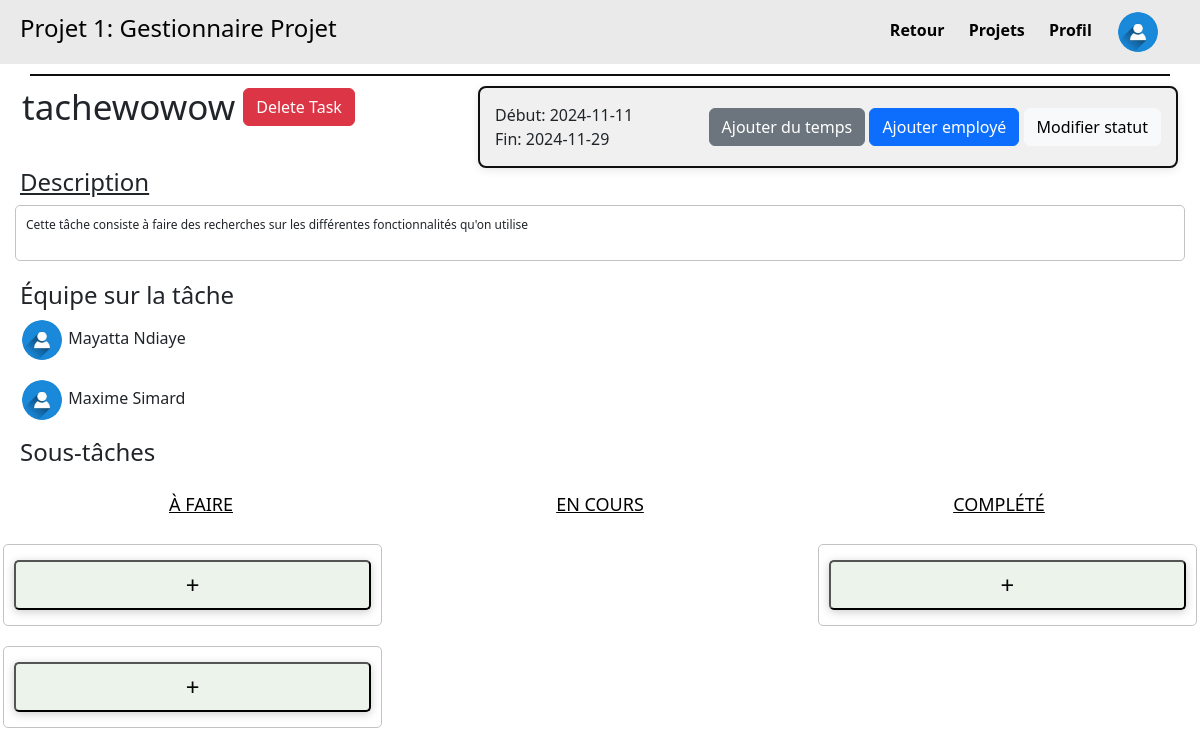
/projet/1/tache/9, run on an earlier commit of the app's database.
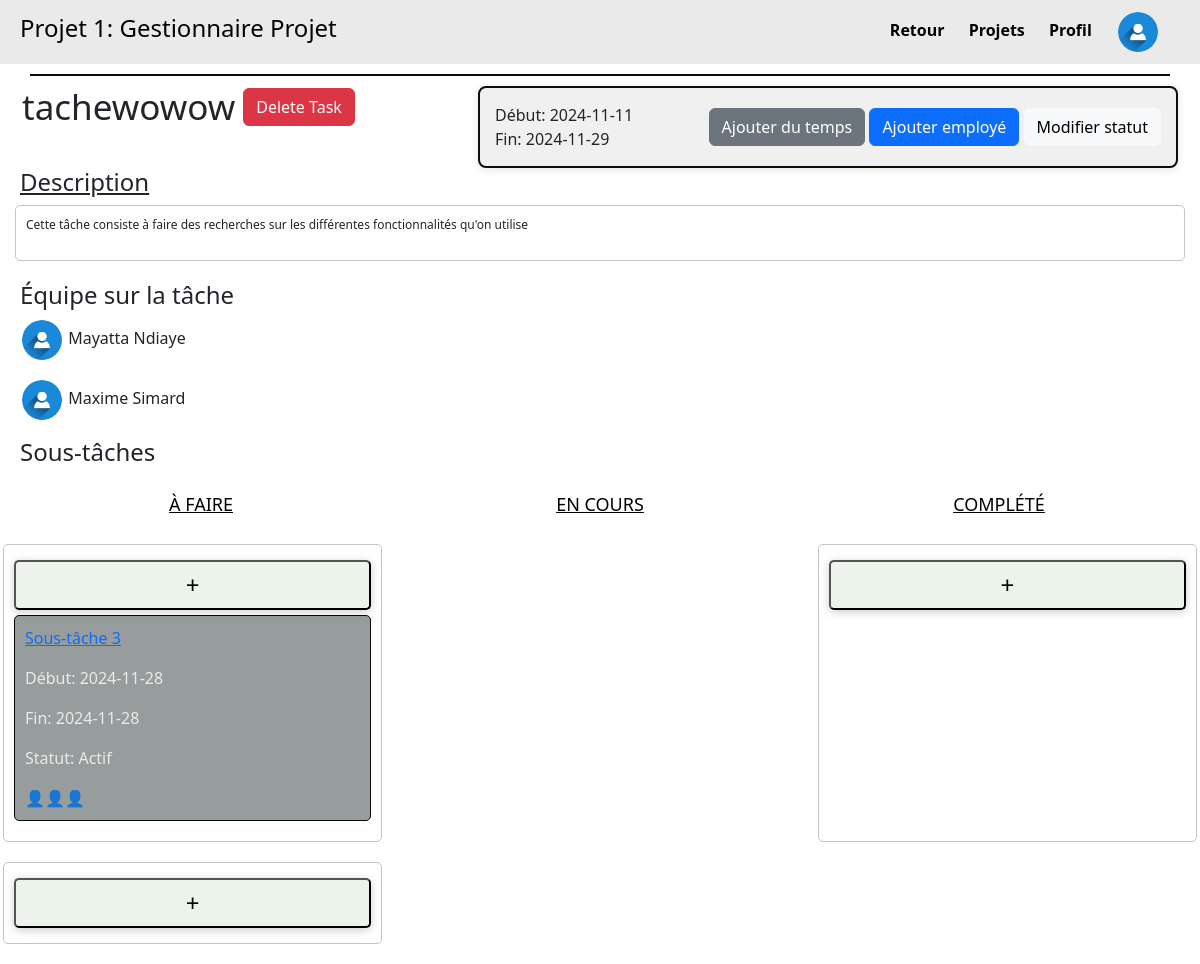
And on a later commit of the database.
### tables this page shows
CREATE TABLE Projet_proj (
    proj_id INTEGER PRIMARY KEY,
    proj_clnt_id INTEGER NOT NULL,
    proj_etat_etat INTEGER NOT NULL,
    proj_emp_id INTEGER NOT NULL,
    proj_nom TEXT NOT NULL,
    proj_dateDebut DATE,
    proj_dateFin DATE,
    proj_isTemplate BOOLEAN,
    FOREIGN KEY (proj_clnt_id) REFERENCES Client_clnt(clnt_id),
    FOREIGN KEY (proj_etat_etat) REFERENCES Etat_etat(etat_id),
    FOREIGN KEY (proj_emp_id) REFERENCES Employee_emp(emp_id)
);

CREATE TABLE Tache_tch (
    tch_id INTEGER PRIMARY KEY,
    tch_proj_id INTEGER NOT NULL,
    tch_etat_etat INTEGER NOT NULL,
    tch_parent INTEGER,
    tch_nom TEXT NOT NULL,
    tch_dateDebut DATE,
    tch_dateFin DATE,
    FOREIGN KEY (tch_proj_id) REFERENCES Projet_proj(proj_id),
    FOREIGN KEY (tch_etat_etat) REFERENCES Etat_etat(etat_id),
    FOREIGN KEY (tch_parent) REFERENCES Tache_tch(tch_id)
);

CREATE TABLE Etat_etat (
    etat_id INTEGER PRIMARY KEY,
    etat_nom TEXT NOT NULL
);

### main.py (the view)
@app.route('/projet/<int:proj_id>/tache/<int:task_id>', methods=['GET', 'POST'])
def tache(proj_id, task_id):
    projet = get_projet_by_id(proj_id)
    if projet is None:
        return "Project not found", 404  # Or render a custom 404 page
    tache = get_tache_by_id(task_id)
    if tache is None:
        return "Task not found", 404  # Or render a custom 404 page
    sousTaches = get_soustaches_by_tache(task_id)
    print("Taches data:", tache)  # Debug print to see the data structure
    return render_template('Taches.html', projet=projet, tache=tache, sousTaches = sousTaches)

### main.py (called while the page is built)
def get_soustaches_by_tache(task_id):
    conn = sqlite3.connect(DB)  # Connect to the database
    cursor = conn.cursor()
    query = """
    SELECT
        Tache_tch.tch_id AS id,
        Tache_tch.tch_proj_id AS projet_id,
        Etat_etat.etat_nom AS statut,  -- Get the status name instead of its ID
        Tache_tch.tch_nom AS nom,
        Tache_tch.tch_dateDebut AS dateDebut,
        Tache_tch.tch_dateFin AS dateFin
    FROM Tache_tch
    LEFT JOIN Etat_etat ON Tache_tch.tch_etat_etat = Etat_etat.etat_id  -- Join with the Etat_etat table
    WHERE Tache_tch.tch_parent = ?
    """
    cursor.execute(query, (task_id,))
    taches = cursor.fetchall()
    conn.close()
    return taches

### templates/Taches.html (shortened to what this page needs)
<!DOCTYPE html>
<html lang="fr">
  <head>
    <link
      rel="stylesheet"
      href="{{ url_for('static', filename='css/tache.css') }}"
    />
    <link
      href="https://cdn.jsdelivr.net/npm/bootstrap@5.3.3/dist/css/bootstrap.min.css"
      rel="stylesheet"
    />
  </head>
  <body>
    <div class="header">
      <h4>{{ projet[4] }}</h4>
      <div class="menu">
        <a href="{{ url_for('projet', id=projet[0]) }}" class="highlight-link"
          >Retour</a
        >
        <a href="{{ url_for('listeProjets') }}" class="highlight-link"
          >Projets</a
        >
        <a href="{{ url_for('profil') }}" class="highlight-link">Profil</a>
        <a href="#" class="user-icon">
          <img
            src="{{ url_for('static', filename='images/icon_utiliateur.jpg') }}"
            alt="User Icon"
            width="40"
            height="40"
        /></a>
      </div>
    </div>
    <div class="divider"></div>
    <div class="container-fluid d-flex justify-content-between">
      <div class="tache-titre" style="padding-right: 20px;">
        <div class="d-flex align-items-center">
          <h4 class="mb-0 me-2" style="font-size: 35px;">{{ tache[3] }}</h4>
          <form method="POST" action="{{ url_for('delete_tache', projid=projet[0], tacheid=tache[0]) }}" class="mb-0">
            <button type="submit" class="btn btn-danger">Delete Task</button>
          </form>
        </div>
      </div>
      <div class="project-details gap-4">
        <div class="part3">
          <p>Début: {{ tache[4] }}</p>
          <p>Fin: {{ tache[5] }}</p>
        </div>
        <div class="column2">
          <button type="button" class="btn btn-secondary">
            Ajouter du temps
          </button>
          <button type="button" class="btn btn-primary">
            Ajouter employé
          </button>
          <button type="button" class="btn btn-light">
            Modifier statut
          </button>
        </div>
      </div>
    </div>
    <h4 class="description">Description</h4>
      <div class="column">
        <p style="font-size: 12px">
          Cette tâche consiste à faire des recherches sur les différentes
          fonctionnalités qu'on utilise
        </p>
      </div>
      <div class="equipe">
        <h4>Équipe sur la tâche</h4>
        {% if tache and tache['employes'] %}
          {% for employe in tache['employes'] %}
            <p>
              <a href="#" class="user-icon">
                <img src="{{ url_for('static', filename='images/icon_utiliateur.jpg') }}" alt="User Icon" width="40" height="40" />
              </a>
              {{ employe }}
            </p>
          {% endfor %}
        {% else %}
          <p>Aucun employé n'est assigné à cette tâche.</p>
        {% endif %}
      </div>
        <h4 class="equipe">Sous-tâches</h4>
        <div class="task-status">
          <h4 class="A_faire">À FAIRE</h4>
          <h4 class="en_cours">EN COURS</h4>
          <h4 class="complete">COMPLÉTÉ</h4>
        </div>
        <div class="tasks-container row">
          <div
            class="column col-12 col-md-4"
            ondrop="drop(event)"
            ondragover="allowDrop(event)"
          >
            <button class="add-button" onclick="showTaskForm()">+</button>
            {% for sousTache in sousTaches %}
            <div
              class="task"
              id="task{{ tache[0] }}"
              draggable="true"
              ondragstart="drag(event)"
            >
              <a href="{{ url_for('tache', proj_id=projet[0], task_id=sousTache[0]) }}">
                <p>{{ sousTache[3] }}</p>
              </a>
              <p>Début: {{ sousTache[4] }}</p>
              <p>Fin: {{ sousTache[5] }}</p>
              <p>Statut: {{ sousTache[2] }}</p>
              <div class="icons">👤👤👤</div>
            </div>
            {% endfor %}
          </div>
          <div
            class="column col-12 col-md-4"
            ondrop="drop(event)"
            ondragover="allowDrop(event)"
          >
            <button class="add-button" onclick="showTaskForm()">+</button>
          </div>
          <div
            class="column col-12 col-md-4"
            ondrop="drop(event)"
            ondragover="allowDrop(event)"
          >
            <button class="add-button" onclick="showTaskForm()">+</button>
          </div>
        </div>
  </body>
</html>

### static/css/tache.css (style rules this page uses)
body { font-family: Arial, sans-serif; margin: 0; padding: 0; background: #eaeaea; background-size: cover; }
.header { display: flex; justify-content: space-between; align-items: center; background-color: #eaeaea; padding: 10px 20px; color: #030303; }
.divider { width: 95%; height: 2px; background-color: #0c0e0c; margin: 10px auto; }
h4.description { text-decoration: underline; margin-left: 20px; }
.tache-titre { text-align: left; margin-left: 10px; }
.add-button { width: 100%; height: 50px; background-color: #ebf3eb; color: rgb(7, 6, 6); font-size: 24px; border-radius: 5px; cursor: pointer; margin-top: 5px; box-shadow: 0 2px 10px rgba(0, 0, 0, 0.2); margin-bottom: 5px; }
.part1, .part2, .part3 { display: flex; flex-direction: column; }
.part1 p, .part2 p, .part3 p { margin: 0; }
.highlight-link { position: relative; text-decoration: none; color: #a80c67; padding: 5px 0; }
.menu a { margin-right: 20px; text-decoration: none; color: #020202; font-weight: bold; }
.user-icon { display: inline-block; font-size: 20px; border: 2px solid transparent; background-color: transparent; border-radius: 50%; margin-top: auto; vertical-align: middle; border-radius: 100%; overflow: hidden; margin: 0; padding: 0; }
.project-details { top: 20px; right: 20px; width: 100%; margin-right: 10px; max-width: 700px; background-color: #f0f0f0; border: 2px solid #0f0f0f; border-radius: 8px; padding: 15px; box-shadow: 0 2px 10px rgba(3, 3, 3, 0.1); display: flex; justify-content: space-between; align-items: center; }
.column { width: 100%; background-color: transparent; padding: 1px; border: 1px solid #c5c2c2; border-radius: 5px; margin-bottom: 20px; }
.column.col-12.col-md-4 { width: 31%; background-color: transparent; padding: 10px; border-radius: 5px; }
.task { background-color: #979c9c; padding: 10px; margin-bottom: 10px; border-radius: 5px; border: 1px solid #080808; color: #eaeaea; cursor: move; }
.icons { display: flex; justify-content: flex-start; }
.task-status { display: flex; justify-content: space-evenly; margin-bottom: 20px; flex-wrap: wrap; }
.tasks-container { flex-wrap: wrap; justify-content: space-between; padding: 0; }
.tasks-container.row { padding: 0; }
.A_faire, .en_cours, .complete { margin-top: 20px; font-size: 18px; color: #020202; text-decoration: underline; text-align: center; width: 100%; }
@media (min-width: 576px) { .A_faire, .en_cours, .complete { width: auto; } }
.tasks-container { display: flex; flex-wrap: wrap; justify-content: space-between; padding: 20px; }
.column { width: auto; background-color: transparent; padding: 10px; border: 1px solid #c5c2c2; border-radius: 5px; margin-bottom: 20px; margin-left: 15px; margin-right: 15px; }
.equipe { width: 100%; margin-left: 20px; }
@media (min-width: 768px) { .A_faire, .en_cours, .complete { width: 33%; } }

What changed in the data, as far as the page shows it:
added Tache_tch: tch_nom "Sous-tâche 3", tch_dateDebut "2024-11-28", tch_dateFin "2024-11-28", etat_nom "Actif"
